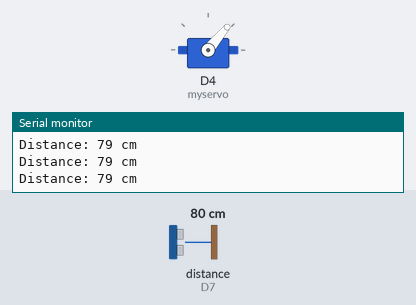
Bench run of a sketch on a simulated ESP8266 (NodeMCU). On the bench: servo, the last lines printed to the serial monitor. Wiring (inferred from the names in the program): ultrasonic range finder: trigger D5; echo D7. Inputs (shaded band) come from the test bench; at power-on: distance to the obstacle (sensor on D7) 80 cm. The echo pulse lasts 58.3 µs per cm.

Above: at 1.2 s.
1.3 s: distance to the obstacle (sensor on D7) set to 23 cm
4.3 s: distance to the obstacle (sensor on D7) set to 19 cm
At 5.5 s:
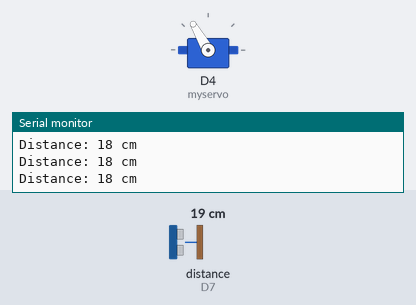
5.8 s: distance to the obstacle (sensor on D7) set to 35 cm
At 6.8 s:
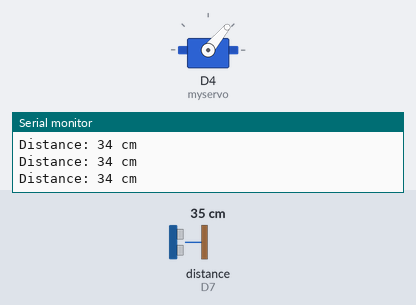
7.3 s: distance to the obstacle (sensor on D7) set to 18 cm
At 8.1 s:
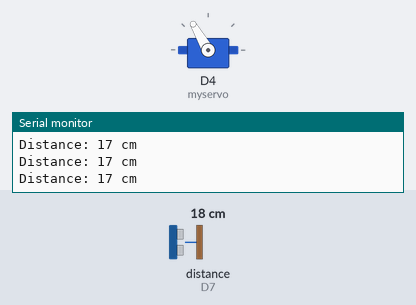
Timing chart, 0 to 9.8 s (numbered marks = the images above; inputs shaded):
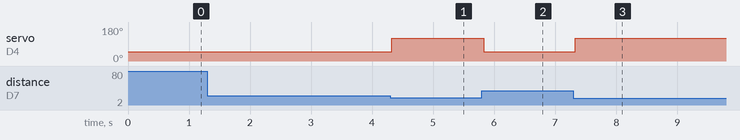

Measured:
- the behaviour switches between 21 and 20 cm on distance to the obstacle (sensor on D7) (found by bisection; images 0 and 1)
- after the input at 4.3 s, servo on D4 (myservo): 50° → 120° at once
- after the input at 5.8 s, servo on D4 (myservo): 120° → 50° at once
- after the input at 7.3 s, servo on D4 (myservo): 50° → 120° at once

The sketch:

RailGate.ino
```cpp
#include <Servo.h>

int Fdistance=20;

#define echoPin D7 // attach pin D2 Arduino to pin Echo of HC-SR04
#define trigPin D5 //attach pin D3 Arduino to pin Trig of HC-SR04

// defines variables
long duration; // variable for the duration of sound wave travel
int distance; // variable for the distance measurement
Servo myservo;
void setup() {

  myservo.attach(D4);
  pinMode(trigPin, OUTPUT); // Sets the trigPin as an OUTPUT
  pinMode(echoPin, INPUT); // Sets the echoPin as an INPUT
  Serial.begin(9600); // // Serial Communication is starting with 9600 of baudrate speed
  Serial.println("Ultrasonic Sensor HC-SR04 Test"); // print some text in Serial Monitor
  Serial.println("with Arduino UNO R3");
}
void loop() {
  // Clears the trigPin condition
  digitalWrite(trigPin, LOW);
  delayMicroseconds(2);
  // Sets the trigPin HIGH (ACTIVE) for 10 microseconds
  digitalWrite(trigPin, HIGH);
  delayMicroseconds(10);
  digitalWrite(trigPin, LOW);
  // Reads the echoPin, returns the sound wave travel time in microseconds
  duration = pulseIn(echoPin, HIGH);
  // Calculating the distance
  distance = duration * 0.034 / 2; // Speed of sound wave divided by 2 (go and back)
  // Displays the distance on the Serial Monitor
  Serial.print("Distance: ");
  Serial.print(distance);
  Serial.println(" cm");

  distance<Fdistance?servo(false):servo(true);

}


void servo(bool is) {
  is ? myservo.write(50) : myservo.write(120);

}
```
